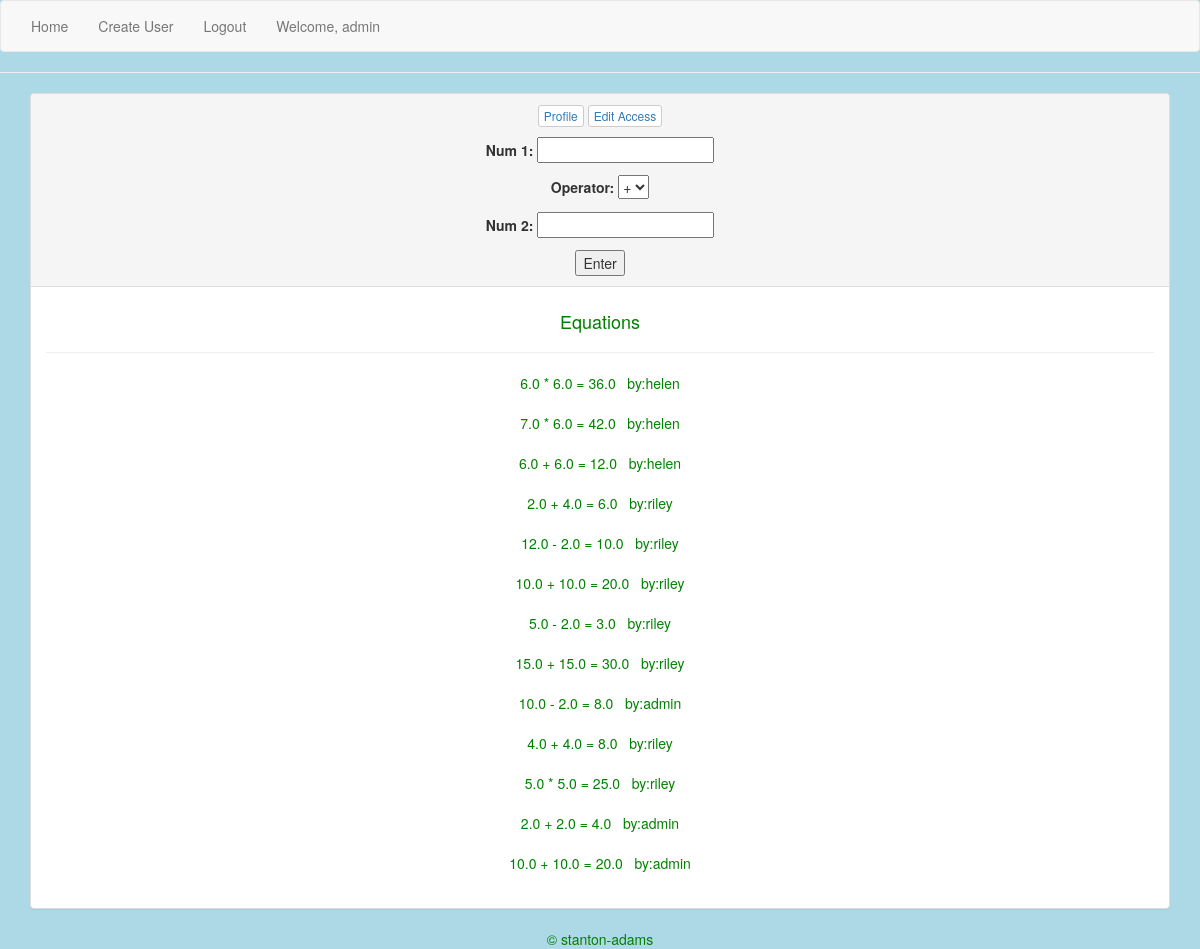
Before: / (signed in) with the older database file.
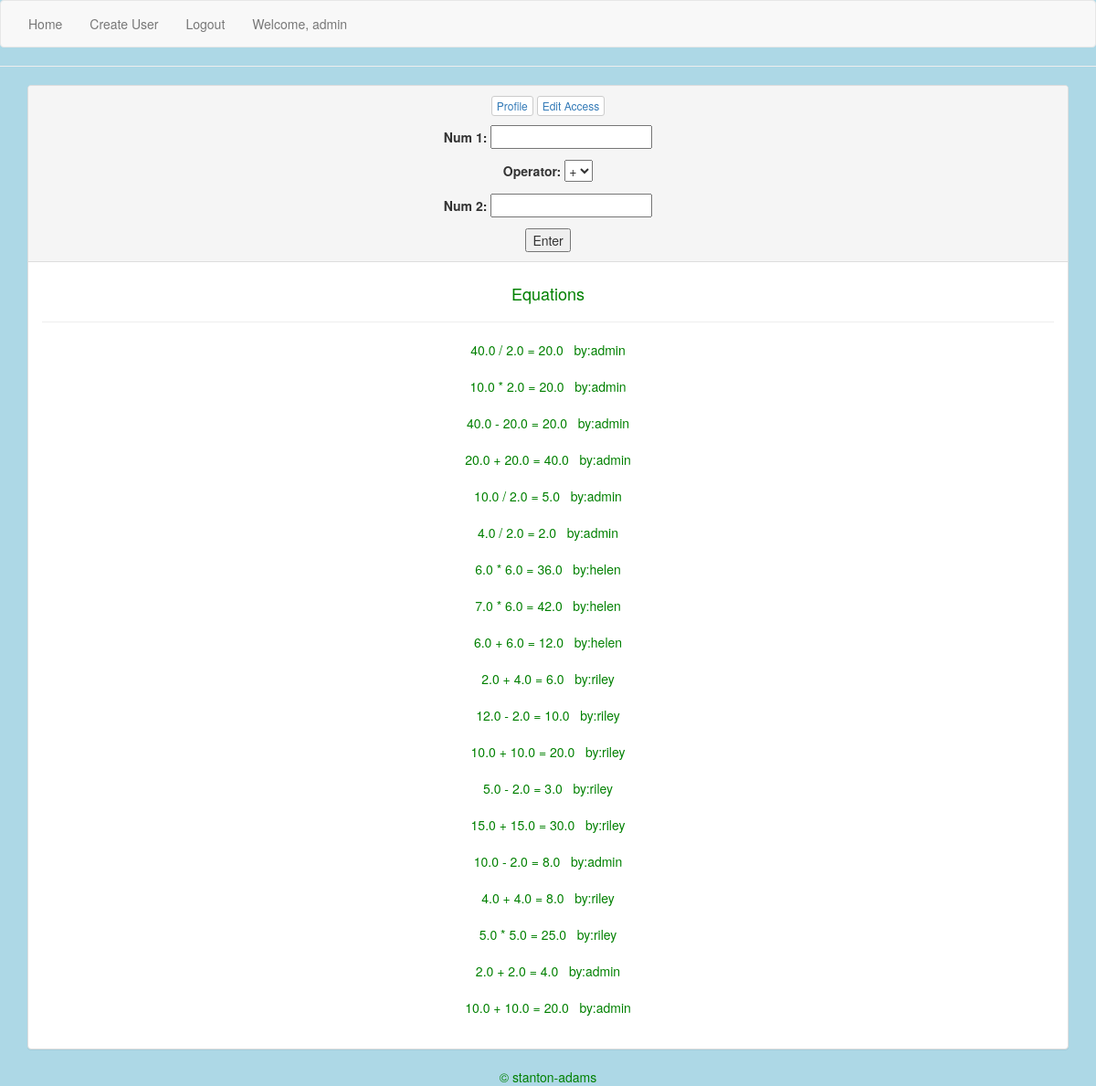
After: the same page with the newer database file.
### app/models.py (models this page shows, shortened)
class Operation(models.Model):
    created_by = models.ForeignKey('auth.User')
    created = models.DateTimeField(auto_now_add=True)
    num_1 = models.FloatField()
    operator = models.CharField(max_length=1, choices=OPERATORS, default='+')
    num_2 = models.FloatField()
    answer = models.FloatField()
    class Meta:
        ordering = ("-created", )

### app/views.py (the view, shortened to what this page needs)
# urls.py: url(r'^$', OperationCreateView.as_view(), name="operation_create_view"),
class OperationCreateView(CreateView):
    model = Operation
    success_url = "/"
    fields = ('num_1', "operator", "num_2")
    def get_context_data(self):
        context = super().get_context_data()
        context["operation"] = Operation.objects.all()
        return context

### app/models.py (called while the page is built)
    @property
    def is_owner(self):
        return self.access_level == 'o'

### templates/app/operation_form.html (shortened to what this page needs)
{% extends 'base.html' %}
{% block content %}
<div class="container">
  <div class="panel panel-default">
    <div class="panel-heading">
      {% if request.user.is_authenticated %}
      <button type="button" class="btn btn-default btn-xs"><a href="{% url 'profile_view' request.user.id %}">Profile</a></button>
      <button type="button" class="btn btn-default btn-xs"><a href="{% url 'profile_update_view' request.user.id %}">Edit Access</a></button>
        <form class="" action="" method="post">
          {{ form.as_p }}
        <input type="submit" name="" value="Enter">
        </form>
        {% else %}
     <h1>Please login </h1>
     {% endif %}
    </div>
    <div class="panel-body">
      <h4>Equations</h4>
      <hr>
      {% for answer in operation %}
        {% if request.user == answer.created_by or request.user.profile.is_owner %}
        {{answer.num_1}} {{answer.operator}} {{answer.num_2}} = {{answer.answer}} &nbsp;  by:{{answer.created_by}}<br>
        <br>
        {% endif %}
        {% endfor %}
    </div>
    </div>
  </div>
{% endblock %}

Changed rows visible on the page:
added Operation: num_1 "40.0", operator "/", num_2 "2.0", answer "20.0", created_by "admin"
added Operation: num_1 "10.0", operator "*", num_2 "2.0", answer "20.0", created_by "admin"
added Operation: num_1 "40.0", operator "-", num_2 "20.0", answer "20.0", created_by "admin"
added Operation: num_1 "20.0", operator "+", num_2 "20.0", answer "40.0", created_by "admin"
added Operation: num_1 "10.0", operator "/", num_2 "2.0", answer "5.0", created_by "admin"
added Operation: num_1 "4.0", operator "/", num_2 "2.0", answer "2.0", created_by "admin"
